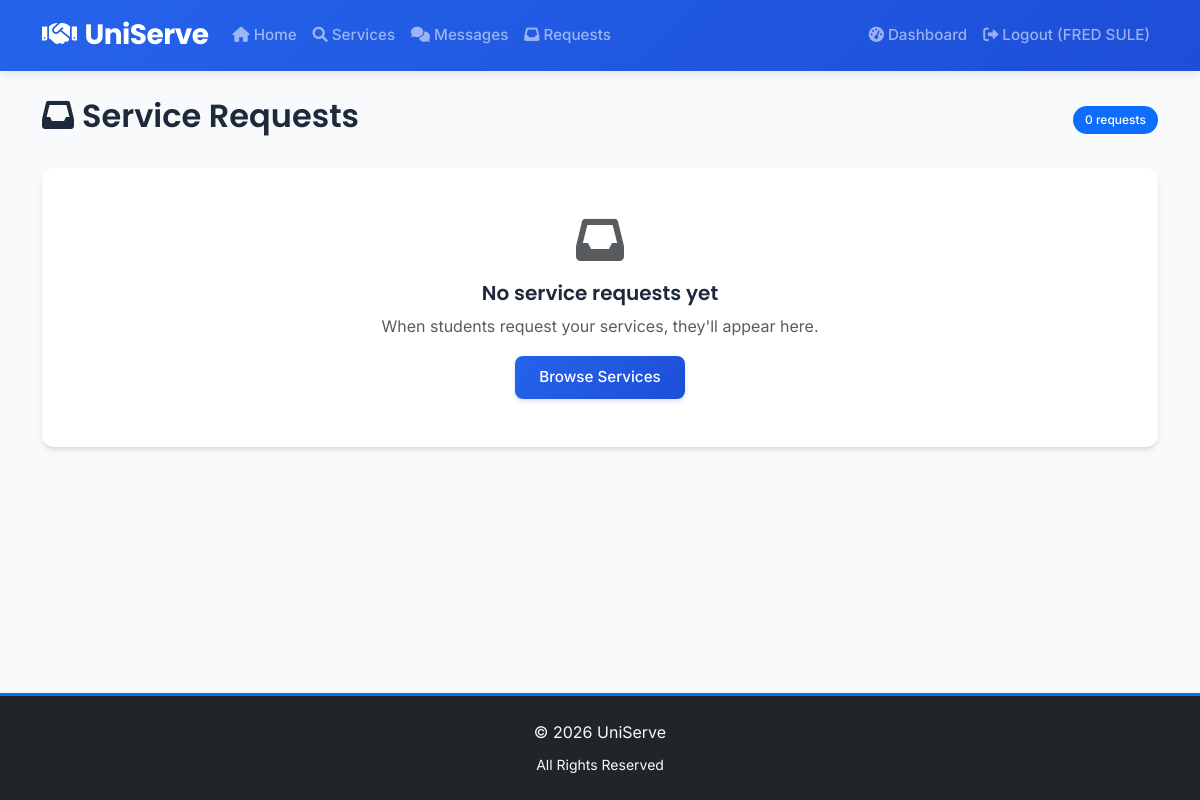
Before: /service_requests (signed in) with the older database file.
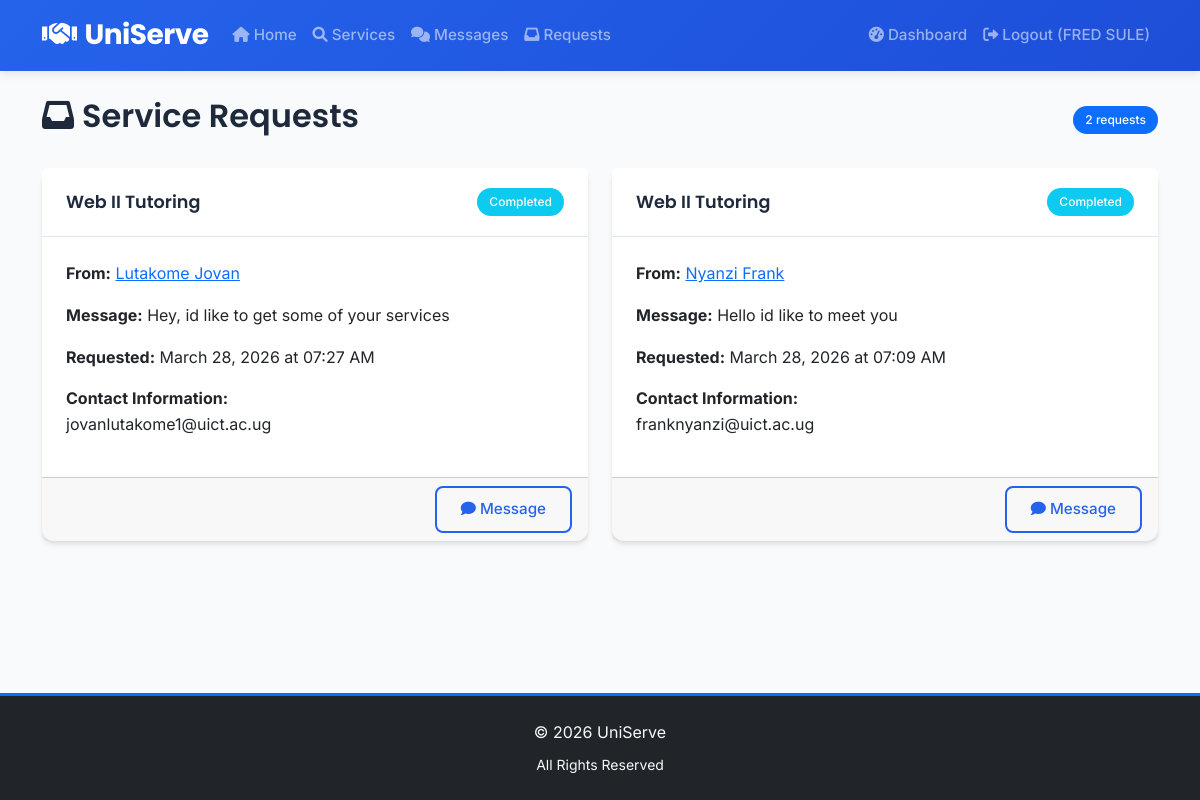
After: the same page with the newer database file.
### app.py (models this page shows)
class ServiceRequest(db.Model):
    id = db.Column(db.Integer, primary_key=True)
    message = db.Column(db.Text, nullable=False)
    status = db.Column(db.String(20), default='pending')
    request_date = db.Column(db.DateTime, default=datetime.utcnow)
    service_id = db.Column(db.Integer, db.ForeignKey('service.id'), nullable=False)
    seeker_id = db.Column(db.Integer, db.ForeignKey('user.id'), nullable=False)
    seeker = db.relationship('User', foreign_keys=[seeker_id], backref='service_requests')

class Service(db.Model):
    id = db.Column(db.Integer, primary_key=True)
    title = db.Column(db.String(100), nullable=False)
    description = db.Column(db.Text, nullable=False)
    category = db.Column(db.String(50), nullable=False)
    price = db.Column(db.String(50), nullable=True)
    location = db.Column(db.String(100), nullable=False)
    contact_info = db.Column(db.String(100), nullable=False)
    created_date = db.Column(db.DateTime, default=datetime.utcnow)
    is_active = db.Column(db.Boolean, default=True)
    provider_id = db.Column(db.Integer, db.ForeignKey('user.id'), nullable=False)
    requests = db.relationship('ServiceRequest', backref='service', lazy=True)

class User(db.Model):
    id = db.Column(db.Integer, primary_key=True)
    name = db.Column(db.String(100), nullable=False)
    email = db.Column(db.String(100), unique=True, nullable=False)
    password = db.Column(db.String(200), nullable=False)
    user_type = db.Column(db.String(20), nullable=False)
    is_admin = db.Column(db.Boolean, default=False)
    profile_picture = db.Column(db.String(200), nullable=True)
    student_id_document = db.Column(db.String(200), nullable=True)
    verification_status = db.Column(db.String(20), default='unverified')
    registration_date = db.Column(db.DateTime, default=datetime.utcnow)
    services = db.relationship('Service', backref='provider', lazy=True)
    reviews_given = db.relationship('Review', foreign_keys='Review.reviewer_id', backref='reviewer', lazy=True)
    reviews_received = db.relationship('Review', foreign_keys='Review.reviewee_id', backref='reviewee', lazy=True)

### app.py (the view)
@app.route('/service_requests')
def service_requests():
    if 'user_id' not in session:
        flash('Please log in to view requests.', 'danger')
        return redirect(url_for('login'))
    user_id = session['user_id']
    user_type = session.get('user_type', 'seeker')
    if user_type == 'provider':
        services = Service.query.filter_by(provider_id=user_id).all()
        service_ids = [service.id for service in services]
        requests = ServiceRequest.query.filter(ServiceRequest.service_id.in_(service_ids)).order_by(ServiceRequest.request_date.desc()).all()
    else:
        requests = ServiceRequest.query.filter_by(seeker_id=user_id).order_by(ServiceRequest.request_date.desc()).all()
    return render_template('service_requests.html', requests=requests, user_type=user_type)

### templates/service_requests.html (shortened to what this page needs)
{% extends "base.html" %}
{% block content %}
<div class="row">
    <div class="col-md-12">
        <div class="d-flex justify-content-between align-items-center mb-4">
            <h2><i class="fas fa-inbox me-2"></i>{{ 'Service Requests' if user_type == 'provider' else 'Your Requests' }}</h2>
            <span class="badge bg-primary">{{ requests|length }} request{{ 's' if requests|length != 1 else '' }}</span>
        </div>
    </div>
</div>
{% if requests %}
<div class="row">
    {% for request in requests %}
    <div class="col-md-6 mb-4">
        <div class="card h-100">
            <div class="card-header d-flex justify-content-between align-items-center">
                <h6 class="mb-0">{{ request.service.title }}</h6>
                <span class="badge bg-{{ 'warning' if request.status == 'pending' else 'success' if request.status == 'accepted' else 'info' if request.status == 'completed' else 'secondary' }}">
                    {{ request.status|title }}
                </span>
            </div>
            <div class="card-body">
                {% if user_type == 'provider' %}
                <p class="card-text"><strong>From:</strong>
                    <a href="{{ url_for('profile', user_id=request.seeker.id) }}">{{ request.seeker.name }}</a>
                </p>
                {% else %}
                <p class="card-text"><strong>To Provider:</strong>
                    <a href="{{ url_for('profile', user_id=request.service.provider.id) }}">{{ request.service.provider.name }}</a>
                </p>
                {% endif %}
                <p class="card-text"><strong>Message:</strong> {{ request.message }}</p>
                <p class="card-text"><strong>Requested:</strong> {{ request.request_date.strftime('%B %d, %Y at %I:%M %p') }}</p>
                <div class="mb-3">
                    <strong>Contact Information:</strong>
                    {% if user_type == 'provider' %}
                    <p class="mb-1">{{ request.seeker.email }}</p>
                    {% else %}
                    <p class="mb-1">{{ request.service.provider.email }}</p>
                    {% endif %}
                </div>
            </div>
            <div class="card-footer">
                <div class="d-flex justify-content-between align-items-center">
                    {% if request.status in ['accepted', 'completed'] or session.get('is_admin') %}
                    <a href="{{ url_for('conversation', user_id=(request.seeker.id if user_type == 'provider' else request.service.provider.id)) }}" class="btn btn-outline-primary btn-sm">
                        <i class="fas fa-comment me-1"></i>Message
                    </a>
                    {% else %}
                    <button class="btn btn-outline-secondary btn-sm" disabled title="Request must be accepted first.">
                        <i class="fas fa-comment me-1"></i>Message
                    </button>
                    {% endif %}
                </div>
            </div>
        </div>
    </div>
    {% endfor %}
</div>
{% else %}
<div class="card">
    <div class="card-body text-center py-5">
        <i class="fas fa-inbox fa-3x text-muted mb-3"></i>
        <h5>No service requests yet</h5>
        <p class="text-muted">
            {% if user_type == 'provider' %}
            When students request your services, they'll appear here.
            {% else %}
            When you request services from providers, they'll appear here.
            {% endif %}
        </p>
        <a href="{{ url_for('services') }}" class="btn btn-primary">Browse Services</a>
    </div>
</div>
{% endif %}
{% endblock %}

### templates/base.html (shortened to what this page needs)
<!DOCTYPE html>
<html lang="en">
<head>
    <link href="https://cdn.jsdelivr.net/npm/bootstrap@5.3.0/dist/css/bootstrap.min.css" rel="stylesheet">
    <link rel="stylesheet" href="https://cdnjs.cloudflare.com/ajax/libs/font-awesome/6.0.0/css/all.min.css">
    <link href="{{ url_for('static', filename='css/style.css') }}" rel="stylesheet">
</head>
<body class="d-flex flex-column min-vh-100">
    <nav class="navbar navbar-expand-lg navbar-dark">
        <div class="container">
            <a class="navbar-brand" href="{{ url_for('index') }}">
                <i class="fas fa-handshake me-2"></i>UniServe
            </a>
            <div class="collapse navbar-collapse" id="navbarNav">
                <ul class="navbar-nav me-auto">
                    <li class="nav-item">
                        <a class="nav-link" href="{{ url_for('index') }}">
                            <i class="fas fa-home me-1"></i>Home
                        </a>
                    </li>
                    <li class="nav-item">
                        <a class="nav-link" href="{{ url_for('services') }}">
                            <i class="fas fa-search me-1"></i>Services
                        </a>
                    </li>
                    {% if session.user_id %}
                    <li class="nav-item">
                        <a class="nav-link" href="{{ url_for('messages') }}">
                            <i class="fas fa-comments me-1"></i>Messages
                        </a>
                    </li>
                    <li class="nav-item">
                        <a class="nav-link" href="{{ url_for('service_requests') }}">
                            <i class="fas fa-inbox me-1"></i>Requests
                        </a>
                    </li>
                    {% endif %}
                </ul>
                <ul class="navbar-nav">
                    {% if session.user_id %}
                    <li class="nav-item">
                        <a class="nav-link" href="{{ url_for('dashboard') }}">
                            <i class="fas fa-tachometer-alt me-1"></i>Dashboard
                        </a>
                    </li>
                    <li class="nav-item">
                        <a class="nav-link" href="{{ url_for('logout') }}">
                            <i class="fas fa-sign-out-alt me-1"></i>Logout ({{ session.user_name }})
                        </a>
                    </li>
                    {% endif %}
                </ul>
            </div>
        </div>
    </nav>
    <div class="container mt-4">
        {% block content %}{% endblock %}
    </div>
    <footer class="bg-dark text-light py-4 mt-auto w-100 border-top border-primary border-3">
        <div class="container text-center">
            <p class="mb-2">&copy; 2026 UniServe</p>
            <p class="mb-0 small">
                All Rights Reserved
            </p>
        </div>
    </footer>
    <div class="toast-container position-fixed bottom-0 end-0 p-3" style="z-index: 1055;">
    </div>
</body>
</html>

### static/css/style.css (style rules this page uses)
:root { --primary-color: #2563eb; --primary-dark: #1d4ed8; --secondary-color: #64748b; --success-color: #10b981; --warning-color: #f59e0b; --danger-color: #ef4444; --light-color: #f8fafc; --dark-color: #1e293b; --border-radius: 12px; --shadow: 0 4px 6px -1px rgba(0, 0, 0, 0.1), 0 2px 4px -1px rgba(0, 0, 0, 0.06); --shadow-lg: 0 10px 15px -3px rgba(0, 0, 0, 0.1), 0 4px 6px -2px rgba(0, 0, 0, 0.05); }
body { font-family: 'Inter', -apple-system, BlinkMacSystemFont, 'Segoe UI', Roboto, sans-serif; background-color: #f8fafc; color: #334155; line-height: 1.6; font-weight: 400; }
h1, h2, h3, h4, h5, h6 { font-family: 'Poppins', -apple-system, BlinkMacSystemFont, 'Segoe UI', Roboto, sans-serif; font-weight: 600; line-height: 1.3; color: #1e293b; margin-bottom: 0.5rem; }
h2 { font-size: 2rem; }
h6 { font-size: 1.1rem; }
.navbar-brand { font-family: 'Poppins', sans-serif; font-weight: 700; font-size: 1.75rem; letter-spacing: -0.5px; }
.navbar-nav .nav-link { font-weight: 500; font-size: 0.95rem; transition: color 0.2s ease; }
.card { border: none; border-radius: var(--border-radius); box-shadow: var(--shadow); transition: all 0.3s ease; background: white; }
.card-header { background: white; border-bottom: 1px solid #e2e8f0; font-family: 'Poppins', sans-serif; font-weight: 600; padding: 1.25rem 1.5rem; }
.card-body { padding: 1.5rem; }
.btn { font-family: 'Inter', sans-serif; font-weight: 500; border-radius: 8px; padding: 0.625rem 1.5rem; transition: all 0.2s ease; border: none; font-size: 0.95rem; }
.btn-outline-primary { border: 2px solid var(--primary-color); color: var(--primary-color); background: transparent; }
.badge { font-family: 'Inter', sans-serif; font-weight: 500; border-radius: 20px; padding: 0.5rem 0.75rem; font-size: 0.75rem; }
.navbar { box-shadow: 0 2px 10px rgba(0, 0, 0, 0.1); background: linear-gradient(135deg, var(--primary-color), var(--primary-dark)) !important; }
footer { background: #1e293b !important; color: #cbd5e1; font-family: 'Inter', sans-serif; }
footer p { margin-bottom: 0.25rem; }

Changed rows visible on the page:
added ServiceRequest: service "Web II Tutoring", status "Completed", seeker.name "Lutakome Jovan", message "Hey, id like to get some of your services", request_date "March 28, 2026 at 07:27 AM", seeker.email "jovanlutakome1@uict.ac.ug"
added ServiceRequest: service "Web II Tutoring", status "Completed", seeker.name "Nyanzi Frank", message "Hello id like to meet you", request_date "March 28, 2026 at 07:09 AM", seeker.email "franknyanzi@uict.ac.ug"
Other visible differences:
{{ requests|length }}: "0" → "2"
text no longer shown: "No service requests yet When students request your services, they'll appear here. Browse Services"
